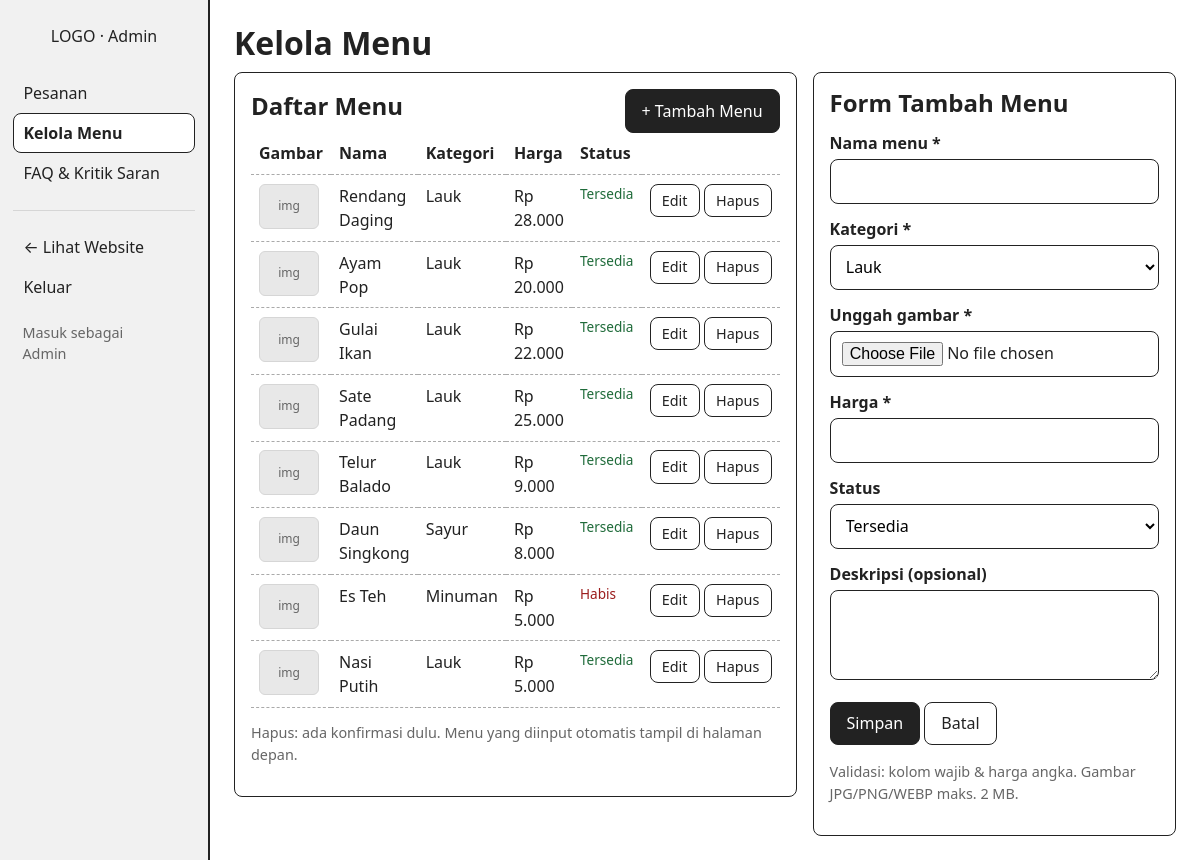
Page /index.php?r=admin/menu (signed in) on the committed database.
### tables this page shows
CREATE TABLE menu (
  id_menu    INT UNSIGNED NOT NULL AUTO_INCREMENT,
  nama_menu  VARCHAR(100) NOT NULL,
  kategori   ENUM('Lauk','Sayur','Minuman','Paket') NOT NULL DEFAULT 'Lauk',
  harga      INT UNSIGNED NOT NULL,
  deskripsi  TEXT NULL,
  gambar     VARCHAR(255) NULL,
  status     ENUM('tersedia','habis') NOT NULL DEFAULT 'tersedia',   
  created_at TIMESTAMP NOT NULL DEFAULT CURRENT_TIMESTAMP,
  PRIMARY KEY (id_menu),
  KEY idx_menu_kategori (kategori),
  KEY idx_menu_status (status)
);

### index.php (called while the page is built, shortened)
<?php
function e($v): string
{
    return htmlspecialchars((string)$v, ENT_QUOTES | ENT_SUBSTITUTE, 'UTF-8');
}
function app(?string $key = null)
{
    static $cfg = null;
    $cfg ??= (require BASE_PATH . '/config/database.php')['app'];
    return $key === null ? $cfg : ($cfg[$key] ?? null);
}
function url(string $route = 'home', array $params = []): string
{
    if ($route === 'home' && !$params) return 'index.php';
    return 'index.php?' . http_build_query(['r' => $route] + $params);
}
function old(string $key, $default = '') { return $_SESSION['old'][$key] ?? $default; }
function render(string $view, array $data = [], string $layout = 'home/layout'): void
{
    extract($data, EXTR_SKIP);
    require BASE_PATH . "/views/$view.php";
}
function rupiah($n): string { return 'Rp ' . number_format((float)$n, 0, ',', '.'); }
spl_autoload_register(function (string $class): void {
    foreach (['controllers', 'models', 'core'] as $dir) {
        $file = BASE_PATH . "/$dir/$class.php";
        if (is_file($file)) { require $file; return; }
    }
});
$routes = [
    'home'            => ['MenuController',        'home',          'GET'],
    'menu'            => ['MenuController',        'index',         'GET'],
    'order'           => ['OrderController',       'form',          'GET'],
    'order/store'     => ['OrderController',       'store',         'POST'],
    'order/done'      => ['OrderController',       'done',          'GET'],
    'faq'             => ['FaqFeedbackController', 'index',         'GET'],
    'feedback/store'  => ['FaqFeedbackController', 'kirim',         'POST'],
    'login'           => ['AuthController',        'showLogin',     'GET'],
    'login/proses'    => ['AuthController',        'login',         'POST'],
    'logout'          => ['AuthController',        'logout',        'POST'],
    'admin/orders'        => ['OrderController',       'adminIndex',    'GET',  true],
    'admin/orders/update' => ['OrderController',       'adminUpdate',   'POST', true],
    'admin/menu'          => ['MenuController',        'adminIndex',    'GET',  true],
    'admin/menu/save'     => ['MenuController',        'save',          'POST', true],
    'admin/menu/delete'   => ['MenuController',        'delete',        'POST', true],
    'admin/faq'           => ['FaqFeedbackController', 'adminIndex',    'GET',  true],
    'admin/faq/save'      => ['FaqFeedbackController', 'faqSave',       'POST', true],
    'admin/faq/delete'    => ['FaqFeedbackController', 'faqDelete',     'POST', true],
    'admin/feedback/delete' => ['FaqFeedbackController', 'feedbackDelete', 'POST', true],
];
$route = (string)($_GET['r'] ?? 'home');
try {
    [$class, $method, $verb] = $routes[$route];
    (new $class())->$method();
} catch (Throwable $e) {
    error_log($e);
    http_response_code(500);
    $pesan = app('debug') ? $e->getMessage() : 'Terjadi kesalahan pada server. Silakan coba lagi nanti.';
    render('home/error', ['title' => 'Kesalahan', 'pesan' => $pesan]);
}

### controllers/MenuController.php (called while the page is built, shortened)
<?php
class MenuController
{
    public function adminIndex(): void
    {
        $edit = isset($_GET['edit']) ? Menu::find((int)$_GET['edit']) : null;
        render('admin/menu', [
            'title' => 'Kelola Menu', 'menus' => Menu::all(), 'edit' => $edit,
        ], 'admin/layout');
    }
}

### core/QueryBuilder.php (called while the page is built, shortened)
<?php
class QueryBuilder
{
    private PDO $pdo;
    private string $table;
    private string $columns = '*';
    private array $wheres = [];
    private array $bindings = [];
    private array $orders = [];
    private function __construct(string $table)
    {
        $this->table = self::ident($table);
        $this->pdo = Database::connection();
    }
    private static function ident(string $name): string
    {
        return $name;
    }
    public function orderBy(string $column, string $dir = 'ASC'): self
    {
        $this->orders[] = self::ident($column) . ' ' . (strtoupper($dir) === 'DESC' ? 'DESC' : 'ASC');
        return $this;
    }
    private function whereSql(): string
    {
        return $this->wheres ? ' WHERE ' . implode(' AND ', $this->wheres) : '';
    }
    private function run(string $sql, array $params): PDOStatement
    {
        $stmt = $this->pdo->prepare($sql);
        $stmt->execute($params);
        return $stmt;
    }
    public function get(): array
    {
        $sql = "SELECT {$this->columns} FROM {$this->table}";
        $sql .= $this->whereSql();
        if ($this->orders) $sql .= ' ORDER BY ' . implode(', ', $this->orders);
        return $this->run($sql, $this->bindings)->fetchAll();
    }
}

### config/database.php (called while the page is built)
<?php
return [
    'database' => [
        'host'     => 'localhost',
        'port'     => 3306,
        'dbname'   => 'preorder_sari_bulan',
        'username' => 'root',
        'password' => '',
        'charset'  => 'utf8mb4',
    ],
    'app' => [
        'nama'       => 'RM Sari Bulan',
        'kota'       => 'Balikpapan',
        'alamat'     => '[Alamat], Balikpapan',
        'jam_buka'   => '[JAM BUKA]',
        'wa'         => '6281234567890',
        'instagram'  => 'https://instagram.com/',
        'maps_embed' => '',
        'tentang'    => 'RM Sari Bulan Balikpapan menyajikan masakan Padang dengan cita rasa khas. Ceritakan sejak kapan berdiri dan ciri khas masakan di sini.',
        'debug'      => false,
    ],
];

### core/Database.php (called while the page is built)
<?php
class Database
{
    private static ?PDO $pdo = null;
    public static function connection(): PDO
    {
        if (self::$pdo === null) {
            $c = (require BASE_PATH . '/config/database.php')['database'];
            $dsn = "mysql:host={$c['host']};port={$c['port']};dbname={$c['dbname']};charset={$c['charset']}";
            self::$pdo = new PDO($dsn, $c['username'], $c['password'], [
                PDO::ATTR_ERRMODE            => PDO::ERRMODE_EXCEPTION,
                PDO::ATTR_DEFAULT_FETCH_MODE => PDO::FETCH_ASSOC,
                PDO::ATTR_EMULATE_PREPARES   => false,
            ]);
        }
        return self::$pdo;
    }
}

### models/Menu.php (called while the page is built, shortened)
<?php
class Menu
{
    public static function all(): array
    {
        return QueryBuilder::table('menu')->orderBy('id_menu', 'DESC')->get();
    }
}

### views/admin/menu.php (the view, shortened to what this page needs)
<h1>Kelola Menu</h1>
<div class="grid" style="grid-template-columns:3fr 2fr;align-items:start">
  <div class="card">
    <div class="row-between"><h2>Daftar Menu</h2><a class="btn btn-dark" href="<?= url('admin/menu') ?>">+ Tambah Menu</a></div>
    <div class="table-wrap"><table>
      <tr><th>Gambar</th><th>Nama</th><th>Kategori</th><th>Harga</th><th>Status</th><th></th></tr>
      <?php foreach ($menus as $m): ?>
        <tr>
          <td style="width:70px">
            <?php if ($m['gambar']): ?><img src="uploads/menu/<?= e($m['gambar']) ?>" alt="" style="width:60px;height:45px;object-fit:cover;border-radius:6px">
            <?php else: ?><div class="ph" style="width:60px;height:45px;font-size:.75rem">img</div><?php endif; ?>
          </td>
          <td><?= e($m['nama_menu']) ?></td>
          <td><?= e($m['kategori']) ?></td>
          <td><?= rupiah($m['harga']) ?></td>
          <td class="<?= $m['status'] === 'tersedia' ? 'st-ok' : 'st-no' ?>"><?= e(Menu::STATUS[$m['status']]) ?></td>
          <td style="white-space:nowrap">
            <a class="btn btn-sm" href="<?= url('admin/menu', ['edit' => $m['id_menu']]) ?>">Edit</a>
            <form class="mini-form" method="post" action="<?= url('admin/menu/delete') ?>"
                  onsubmit="return confirm('Hapus menu &quot;<?= e(addslashes($m['nama_menu'])) ?>&quot;?')">
              <button class="btn btn-sm" type="submit">Hapus</button>
            </form>
          </td>
        </tr>
      <?php endforeach; ?>
    </table></div>
    <p class="muted">Hapus: ada konfirmasi dulu. Menu yang diinput otomatis tampil di halaman depan.</p>
  </div>
  <div class="card">
    <h2>Form <?= $edit ? 'Edit' : 'Tambah' ?> Menu</h2>
    <form method="post" action="<?= url('admin/menu/save') ?>" enctype="multipart/form-data">
      <?php $v = fn(string $k, $col) => old($k, $edit[$col] ?? ''); ?>
      <label for="nama_menu">Nama menu *</label>
      <input id="nama_menu" name="nama_menu" required maxlength="100" value="<?= e($v('nama_menu', 'nama_menu')) ?>">
      <label for="kategori">Kategori *</label>
      <select id="kategori" name="kategori">
        <?php foreach (Menu::KATEGORI as $k): ?>
          <option <?= $v('kategori', 'kategori') === $k ? 'selected' : '' ?>><?= e($k) ?></option>
        <?php endforeach; ?>
      </select>
      <label for="gambar">Unggah gambar <?= $edit ? '(kosongkan jika tidak diganti)' : '*' ?></label>
      <input id="gambar" name="gambar" type="file" accept="image/jpeg,image/png,image/webp" <?= $edit ? '' : 'required' ?>>
      <label for="harga">Harga *</label>
      <input id="harga" name="harga" required inputmode="numeric" pattern="[0-9.]+" title="Hanya angka" value="<?= e($v('harga', 'harga')) ?>">
      <label for="status">Status</label>
      <select id="status" name="status">
        <?php foreach (Menu::STATUS as $k => $label): ?>
          <option value="<?= $k ?>" <?= $v('status', 'status') === $k ? 'selected' : '' ?>><?= e($label) ?></option>
        <?php endforeach; ?>
      </select>
      <label for="deskripsi">Deskripsi (opsional)</label>
      <textarea id="deskripsi" name="deskripsi"><?= e($v('deskripsi', 'deskripsi')) ?></textarea>
      <p><button class="btn btn-dark" type="submit">Simpan</button> <a class="btn" href="<?= url('admin/menu') ?>">Batal</a></p>
      <p class="muted">Validasi: kolom wajib &amp; harga angka. Gambar JPG/PNG/WEBP maks. 2 MB.</p>
    </form>
  </div>
</div>

### views/home/style.php (style rules this page uses)
:root { --ink:#222;--muted:#666;--line:#d6d6d6;--bg:#fff;--soft:#f1f1f1;--accent:#222;--danger:#9b1c1c;--ok:#1f6b3a }
* { box-sizing:border-box }
body { margin:0;font-family:system-ui,-apple-system,"Segoe UI",Roboto,sans-serif;color:var(--ink);background:var(--bg);line-height:1.5 }
a { color:inherit }
h1,h2,h3 { line-height:1.2;margin:0 0 .6rem }
.muted { color:var(--muted);font-size:.9rem }
.row-between { display:flex;justify-content:space-between;align-items:center;gap:1rem;flex-wrap:wrap }
.btn { display:inline-block;padding:.55rem 1rem;border:1px solid var(--ink);border-radius:8px;background:#fff;color:var(--ink);text-decoration:none;cursor:pointer;font:inherit }
.btn-dark { background:var(--accent);color:#fff }
.btn-sm { padding:.3rem .7rem;font-size:.9rem }
input,select,textarea { width:100%;padding:.6rem .7rem;border:1px solid var(--ink);border-radius:8px;font:inherit;background:#fff }
textarea { min-height:90px;resize:vertical }
label { display:block;font-weight:600;margin:.8rem 0 .25rem }
.card { border:1px solid var(--ink);border-radius:8px;padding:1rem;background:#fff }
.grid { display:grid;gap:1rem }
.ph { background:#e8e8e8;border:1px solid var(--line);border-radius:6px;display:flex;align-items:center;justify-content:center;color:var(--muted);aspect-ratio:4/3 }
.st-ok { color:var(--ok);font-size:.85rem }
.st-no { color:var(--danger);font-size:.85rem }
table { width:100%;border-collapse:collapse }
th,td { text-align:left;padding:.55rem .5rem;border-bottom:1px dashed #aaa;vertical-align:top }
.table-wrap { overflow-x:auto }
.mini-form { display:inline }

### rows in the picture
menu: shows "img", nama_menu "Rendang Daging", kategori "Lauk", harga "Rp 28.000", status "Tersedia"
menu: shows "img", nama_menu "Ayam Pop", kategori "Lauk", harga "Rp 20.000", status "Tersedia"
menu: shows "img", nama_menu "Gulai Ikan", kategori "Lauk", harga "Rp 22.000", status "Tersedia"
menu: shows "img", nama_menu "Sate Padang", kategori "Lauk", harga "Rp 25.000", status "Tersedia"
menu: shows "img", nama_menu "Telur Balado", kategori "Lauk", harga "Rp 9.000", status "Tersedia"
menu: shows "img", nama_menu "Daun Singkong", kategori "Sayur", harga "Rp 8.000", status "Tersedia"
menu: shows "img", nama_menu "Es Teh", kategori "Minuman", harga "Rp 5.000", status "Habis"
menu: shows "img", nama_menu "Nasi Putih", kategori "Lauk", harga "Rp 5.000", status "Tersedia"

### other values in the picture
$_SESSION['admin']['nama'] "Admin"
form field kategori "Lauk"
form field status "Tersedia"
